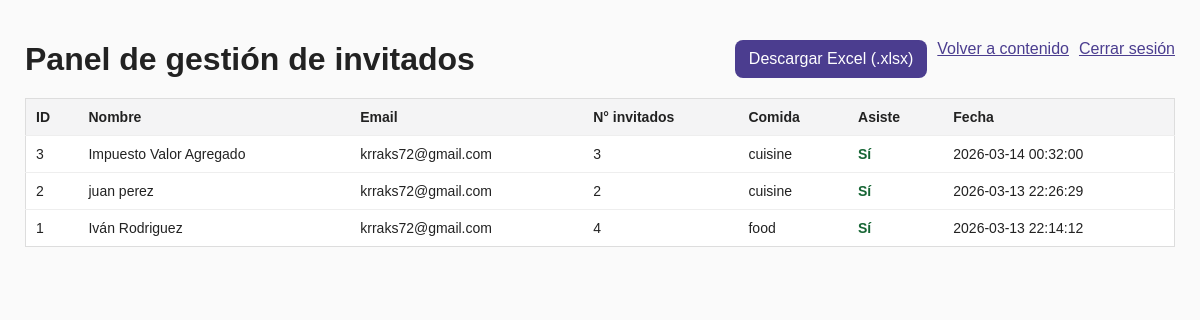
Page /admin-guests.php (signed in) on the committed database.
### tables this page shows
CREATE TABLE `rsvps` (
  `id` int(10) UNSIGNED NOT NULL,
  `name` varchar(120) NOT NULL,
  `email` varchar(190) NOT NULL,
  `guests` int(11) DEFAULT NULL,
  `meal_preference` varchar(100) DEFAULT NULL,
  `attending` tinyint(1) NOT NULL,
  `created_at` timestamp NOT NULL DEFAULT current_timestamp()
);

### includes_content_store.php (called while the page is built, shortened)
<?php
function fetchRsvps(PDO $pdo): array
{
    return $pdo->query('SELECT * FROM rsvps ORDER BY id DESC')->fetchAll();
}

### admin-guests.php (the view, shortened to what this page needs)
<?php
require_once __DIR__ . '/includes_content_store.php';
$error = null;
$rows = [];
try {
    $pdo = getContentPdo();
    $rows = fetchRsvps($pdo);
} catch (Throwable $exception) {
    $error = 'No fue posible cargar la lista de invitados desde la base de datos.';
}
?>
<!DOCTYPE html>
<html lang="es">
<head>
</head>
<body>
<div class="container">
    <div class="head">
        <h1>Panel de gestión de invitados</h1>
        <div class="actions">
            <a class="button" href="admin-export-guests.php">Descargar Excel (.xlsx)</a>
            <a class="link" href="admin-content.php">Volver a contenido</a>
            <a class="link" href="admin-content.php?logout=1">Cerrar sesión</a>
        </div>
    </div>
    <?php if ($error !== null): ?>
        <div class="err"><?= htmlspecialchars($error, ENT_QUOTES, 'UTF-8') ?></div>
    <?php elseif ($rows === []): ?>
        <div class="empty">Aún no hay invitados registrados.</div>
    <?php else: ?>
        <table>
            <thead>
            <tr>
                <th>ID</th>
                <th>Nombre</th>
                <th>Email</th>
                <th>N° invitados</th>
                <th>Comida</th>
                <th>Asiste</th>
                <th>Fecha</th>
            </tr>
            </thead>
            <tbody>
            <?php foreach ($rows as $row): ?>
                <tr>
                    <td><?= (int)$row['id'] ?></td>
                    <td><?= htmlspecialchars((string)$row['name'], ENT_QUOTES, 'UTF-8') ?></td>
                    <td><?= htmlspecialchars((string)$row['email'], ENT_QUOTES, 'UTF-8') ?></td>
                    <td><?= $row['guests'] === null ? '-' : (int)$row['guests'] ?></td>
                    <td><?= htmlspecialchars((string)($row['meal_preference'] ?? '-'), ENT_QUOTES, 'UTF-8') ?></td>
                    <td class="<?= ((int)$row['attending']) === 1 ? 'status-yes' : 'status-no' ?>">
                        <?= ((int)$row['attending']) === 1 ? 'Sí' : 'No' ?>
                    </td>
                    <td><?= htmlspecialchars((string)$row['created_at'], ENT_QUOTES, 'UTF-8') ?></td>
                </tr>
            <?php endforeach; ?>
            </tbody>
        </table>
    <?php endif; ?>
</div>
</body>
</html>

### admin-guests.php (style rules this page uses)
body { font-family: Arial, sans-serif; background: #fafafa; color:#222; margin:0; }
.container { max-width: 1150px; margin: 40px auto; padding: 0 20px 40px; }
.head { display:flex; justify-content:space-between; align-items:center; margin-bottom:20px; gap:10px; }
h1 { margin:0; }
.actions { display:flex; gap:10px; }
a.button { display:inline-block; background:#4b3d8f; color:#fff; text-decoration:none; border-radius:8px; padding:10px 14px; }
a.link { color:#4b3d8f; }
table { width:100%; border-collapse: collapse; background:#fff; border:1px solid #ddd; }
th, td { border-bottom:1px solid #eee; padding:10px; text-align:left; font-size:14px; }
th { background:#f4f4f5; }
tr:last-child td { border-bottom:0; }
.status-yes { color:#166534; font-weight:700; }

### rows in the picture
rsvps: id "3", name "Impuesto Valor Agregado", email "krraks72@gmail.com", guests "3", meal_preference "cuisine", attending "Sí", created_at "2026-03-14 00:32:00"
rsvps: id "2", name "juan perez", email "krraks72@gmail.com", guests "2", meal_preference "cuisine", attending "Sí", created_at "2026-03-13 22:26:29"
rsvps: id "1", name "Iván Rodriguez", email "krraks72@gmail.com", guests "4", meal_preference "food", attending "Sí", created_at "2026-03-13 22:14:12"
